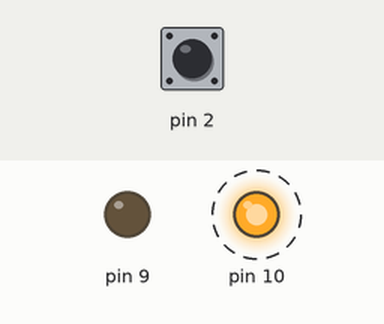
A sketch run on a simulated Arduino Uno, built with avr-gcc and run on an emulated ATmega328P. Shown: output pins drawn as LEDs (lit = HIGH). Dashed ring = blinking. Inputs (shaded band) come from the test bench; at power-on: pin 2 HIGH.

Above: at 1.2 s.
1.3 s: pin 2 pulled LOW for 0.15 s
At 1.37 s:
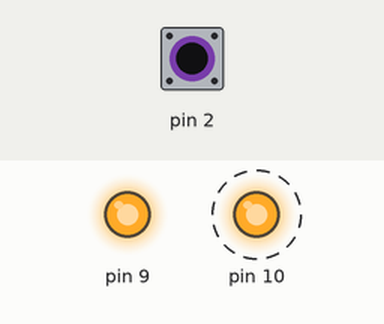
4.3 s: pin 2 pulled LOW for 1 s
At 6.8 s:
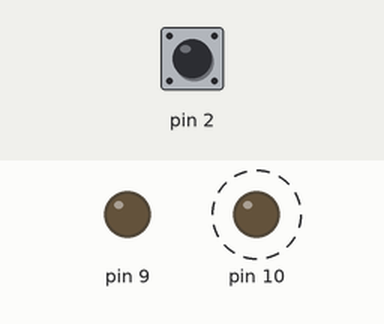
7.3 s: pin 2 pulled LOW for 3.2 s
At 8.5 s:
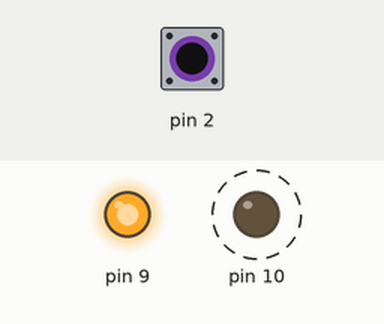
Timing chart, 0 to 18.0 s (numbered marks = the images above; inputs shaded):
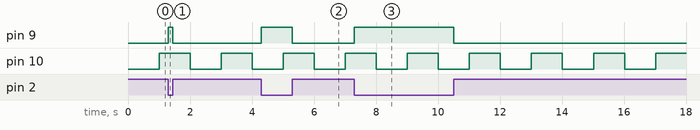

Measured:
- after the input at 1.3 s, pin 9: LOW → HIGH at once, → LOW 0.15 s later
- after the input at 4.3 s, pin 9: LOW → HIGH at once, → LOW 1.0 s later
- after the input at 7.3 s, pin 9: LOW → HIGH at once, → LOW 3.2 s later
- by itself, pin 10: alternates HIGH for 1.0 s and LOW for 1.0 s

The sketch:

A06_blinkNonBloccante_con_millis.ino
```cpp
/*
 - blink del led sul pin 10
 - led sul pin 9 controllato dal bt sul pin 2
*/
unsigned long t1;

void setup() {
  pinMode(2, INPUT_PULLUP);
  pinMode(9, OUTPUT);
  pinMode(10, OUTPUT);

  t1 = millis();
}

void loop() {
  if ((millis() - t1) > 1000) {
    digitalWrite(10, !digitalRead(10));
    t1 = millis();
  }

  if (!digitalRead(2)) {
    digitalWrite(9, HIGH);
  } else {
    digitalWrite(9, LOW);
  }
}
```
